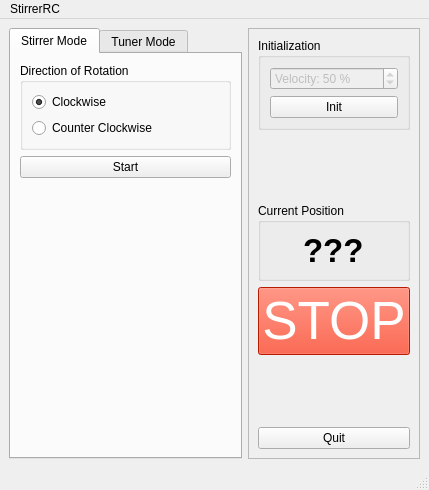
<?xml version="1.0" encoding="UTF-8"?>
<ui version="4.0">
 <class>MainWindow</class>
 <widget class="QMainWindow" name="MainWindow">
  <property name="geometry">
   <rect>
    <x>0</x>
    <y>0</y>
    <width>429</width>
    <height>490</height>
   </rect>
  </property>
  <property name="windowTitle">
   <string>MainWindow</string>
  </property>
  <widget class="QWidget" name="centralwidget">
   <layout class="QGridLayout" name="gridLayout_3">
    <item row="0" column="0">
     <layout class="QHBoxLayout" name="horizontalLayout">
      <item>
       <widget class="QTabWidget" name="tabWidget">
        <property name="currentIndex">
         <number>0</number>
        </property>
        <widget class="QWidget" name="stirrer_mode_tab">
         <attribute name="title">
          <string>Stirrer Mode</string>
         </attribute>
         <layout class="QGridLayout" name="gridLayout_10">
          <item row="1" column="0">
           <widget class="QPushButton" name="stirmode_start_pushButton">
            <property name="text">
             <string>Start</string>
            </property>
           </widget>
          </item>
          <item row="0" column="0">
           <widget class="QGroupBox" name="groupBox_3">
            <property name="title">
             <string>Direction of Rotation</string>
            </property>
            <layout class="QGridLayout" name="gridLayout_8">
             <item row="0" column="0">
              <layout class="QVBoxLayout" name="verticalLayout_4">
               <item>
                <widget class="QRadioButton" name="stirrmode_cw_radioButton">
                 <property name="text">
                  <string>Clockwise</string>
                 </property>
                 <property name="checked">
                  <bool>true</bool>
                 </property>
                </widget>
               </item>
               <item>
                <widget class="QRadioButton" name="stirrmode_ccw_radioButton">
                 <property name="text">
                  <string>Counter Clockwise</string>
                 </property>
                </widget>
               </item>
              </layout>
             </item>
            </layout>
           </widget>
          </item>
          <item row="2" column="0">
           <spacer name="verticalSpacer_3">
            <property name="orientation">
             <enum>Qt::Orientation::Vertical</enum>
            </property>
            <property name="sizeHint" stdset="0">
             <size>
              <width>20</width>
              <height>40</height>
             </size>
            </property>
           </spacer>
          </item>
         </layout>
        </widget>
        <widget class="QWidget" name="tuner_mode_tab">
         <attribute name="title">
          <string>Tuner Mode</string>
         </attribute>
         <layout class="QGridLayout" name="gridLayout_6">
          <item row="0" column="0" alignment="Qt::AlignmentFlag::AlignTop">
           <widget class="QGroupBox" name="groupBox_4">
            <property name="title">
             <string>Direction of Rotation</string>
            </property>
            <layout class="QGridLayout" name="gridLayout_12">
             <item row="0" column="0">
              <layout class="QVBoxLayout" name="verticalLayout_5">
               <item>
                <widget class="QRadioButton" name="tunmode_cw_radioButton">
                 <property name="text">
                  <string>Clockwise</string>
                 </property>
                 <property name="checked">
                  <bool>true</bool>
                 </property>
                </widget>
               </item>
               <item>
                <widget class="QRadioButton" name="tunmode_ccw_radioButton">
                 <property name="text">
                  <string>Counter Clockwise</string>
                 </property>
                </widget>
               </item>
              </layout>
             </item>
            </layout>
           </widget>
          </item>
          <item row="3" column="0">
           <widget class="QGroupBox" name="groupBox_5">
            <property name="title">
             <string>Absolute Operation</string>
            </property>
            <layout class="QFormLayout" name="formLayout_2">
             <item row="1" column="1">
              <widget class="QPushButton" name="tun_mode_abs_go_pushButton">
               <property name="text">
                <string>Go</string>
               </property>
              </widget>
             </item>
             <item row="0" column="0">
              <widget class="QLabel" name="label_3">
               <property name="text">
                <string>Angle:</string>
               </property>
              </widget>
             </item>
             <item row="0" column="1">
              <widget class="QDoubleSpinBox" name="tunmode_abs_pos_doubleSpinBox">
               <property name="decimals">
                <number>1</number>
               </property>
               <property name="maximum">
                <double>360.000000000000000</double>
               </property>
              </widget>
             </item>
            </layout>
           </widget>
          </item>
          <item row="1" column="0">
           <widget class="QGroupBox" name="groupBox_2">
            <property name="title">
             <string>Relative Operation</string>
            </property>
            <layout class="QFormLayout" name="formLayout">
             <item row="0" column="0">
              <widget class="QLabel" name="label">
               <property name="text">
                <string>Step:</string>
               </property>
              </widget>
             </item>
             <item row="0" column="1">
              <widget class="QDoubleSpinBox" name="step_doubleSpinBox">
               <property name="suffix">
                <string> deg</string>
               </property>
               <property name="decimals">
                <number>1</number>
               </property>
               <property name="maximum">
                <double>360.000000000000000</double>
               </property>
               <property name="value">
                <double>5.000000000000000</double>
               </property>
              </widget>
             </item>
             <item row="1" column="1">
              <widget class="QPushButton" name="tunmode_step_once_pushButton">
               <property name="text">
                <string>Step Once</string>
               </property>
              </widget>
             </item>
             <item row="2" column="0">
              <widget class="QLabel" name="label_2">
               <property name="text">
                <string>Time:</string>
               </property>
              </widget>
             </item>
             <item row="2" column="1">
              <widget class="QDoubleSpinBox" name="tun_mode_time_doubleSpinBox">
               <property name="suffix">
                <string> s</string>
               </property>
               <property name="decimals">
                <number>1</number>
               </property>
               <property name="maximum">
                <double>3600.000000000000000</double>
               </property>
               <property name="value">
                <double>1.000000000000000</double>
               </property>
              </widget>
             </item>
             <item row="3" column="1">
              <widget class="QPushButton" name="tunmode_step_cont_pushButton">
               <property name="text">
                <string>Step Continuously</string>
               </property>
              </widget>
             </item>
            </layout>
           </widget>
          </item>
         </layout>
        </widget>
       </widget>
      </item>
      <item>
       <widget class="QFrame" name="frame">
        <property name="frameShape">
         <enum>QFrame::Shape::StyledPanel</enum>
        </property>
        <property name="frameShadow">
         <enum>QFrame::Shadow::Raised</enum>
        </property>
        <layout class="QGridLayout" name="gridLayout_2">
         <item row="0" column="0">
          <layout class="QVBoxLayout" name="verticalLayout_2">
           <item>
            <widget class="QGroupBox" name="init_groupBox">
             <property name="title">
              <string>Initialization</string>
             </property>
             <layout class="QGridLayout" name="gridLayout">
              <item row="0" column="0">
               <layout class="QVBoxLayout" name="verticalLayout">
                <item>
                 <widget class="QSpinBox" name="velocity_spinBox">
                  <property name="enabled">
                   <bool>false</bool>
                  </property>
                  <property name="suffix">
                   <string> %</string>
                  </property>
                  <property name="prefix">
                   <string>Velocity: </string>
                  </property>
                  <property name="minimum">
                   <number>1</number>
                  </property>
                  <property name="maximum">
                   <number>100</number>
                  </property>
                  <property name="value">
                   <number>50</number>
                  </property>
                 </widget>
                </item>
                <item>
                 <widget class="QPushButton" name="init_pushButton">
                  <property name="text">
                   <string>Init</string>
                  </property>
                 </widget>
                </item>
               </layout>
              </item>
             </layout>
            </widget>
           </item>
           <item>
            <spacer name="verticalSpacer_2">
             <property name="orientation">
              <enum>Qt::Orientation::Vertical</enum>
             </property>
             <property name="sizeHint" stdset="0">
              <size>
               <width>20</width>
               <height>40</height>
              </size>
             </property>
            </spacer>
           </item>
           <item>
            <widget class="QGroupBox" name="groupBox_6">
             <property name="title">
              <string>Current Position</string>
             </property>
             <layout class="QGridLayout" name="gridLayout_4">
              <item row="0" column="0" alignment="Qt::AlignmentFlag::AlignHCenter">
               <widget class="QLabel" name="cur_pos_label">
                <property name="font">
                 <font>
                  <pointsize>25</pointsize>
                  <bold>true</bold>
                 </font>
                </property>
                <property name="layoutDirection">
                 <enum>Qt::LayoutDirection::LeftToRight</enum>
                </property>
                <property name="text">
                 <string>???</string>
                </property>
               </widget>
              </item>
             </layout>
            </widget>
           </item>
           <item>
            <widget class="QPushButton" name="stop_pushButton">
             <property name="font">
              <font>
               <pointsize>40</pointsize>
              </font>
             </property>
             <property name="autoFillBackground">
              <bool>false</bool>
             </property>
             <property name="styleSheet">
              <string notr="true">background-color: rgb(255, 38, 0);
color: rgb(255, 255, 255);</string>
             </property>
             <property name="text">
              <string>STOP</string>
             </property>
            </widget>
           </item>
           <item>
            <spacer name="verticalSpacer">
             <property name="orientation">
              <enum>Qt::Orientation::Vertical</enum>
             </property>
             <property name="sizeHint" stdset="0">
              <size>
               <width>20</width>
               <height>40</height>
              </size>
             </property>
            </spacer>
           </item>
           <item>
            <widget class="QPushButton" name="quit_pushButton">
             <property name="text">
              <string>Quit</string>
             </property>
            </widget>
           </item>
          </layout>
         </item>
        </layout>
       </widget>
      </item>
     </layout>
    </item>
   </layout>
  </widget>
  <widget class="QMenuBar" name="menubar">
   <property name="geometry">
    <rect>
     <x>0</x>
     <y>0</y>
     <width>429</width>
     <height>22</height>
    </rect>
   </property>
   <widget class="QMenu" name="menuStirrerRC">
    <property name="title">
     <string>StirrerRC</string>
    </property>
    <addaction name="actionAbout"/>
    <addaction name="separator"/>
    <addaction name="actionQuit"/>
   </widget>
   <addaction name="menuStirrerRC"/>
  </widget>
  <widget class="QStatusBar" name="statusbar"/>
  <action name="actionAbout">
   <property name="text">
    <string>About</string>
   </property>
   <property name="menuRole">
    <enum>QAction::MenuRole::AboutRole</enum>
   </property>
  </action>
  <action name="actionQuit">
   <property name="text">
    <string>Quit</string>
   </property>
   <property name="menuRole">
    <enum>QAction::MenuRole::QuitRole</enum>
   </property>
  </action>
 </widget>
 <tabstops>
  <tabstop>velocity_spinBox</tabstop>
  <tabstop>init_pushButton</tabstop>
  <tabstop>stirrmode_cw_radioButton</tabstop>
  <tabstop>stirrmode_ccw_radioButton</tabstop>
  <tabstop>stirmode_start_pushButton</tabstop>
  <tabstop>tunmode_cw_radioButton</tabstop>
  <tabstop>tunmode_ccw_radioButton</tabstop>
  <tabstop>stop_pushButton</tabstop>
  <tabstop>quit_pushButton</tabstop>
  <tabstop>tabWidget</tabstop>
 </tabstops>
 <resources/>
 <connections>
  <connection>
   <sender>stirrmode_ccw_radioButton</sender>
   <signal>clicked(bool)</signal>
   <receiver>tunmode_ccw_radioButton</receiver>
   <slot>setChecked(bool)</slot>
   <hints>
    <hint type="sourcelabel">
     <x>223</x>
     <y>165</y>
    </hint>
    <hint type="destinationlabel">
     <x>223</x>
     <y>278</y>
    </hint>
   </hints>
  </connection>
  <connection>
   <sender>stirrmode_cw_radioButton</sender>
   <signal>clicked(bool)</signal>
   <receiver>tunmode_cw_radioButton</receiver>
   <slot>setChecked(bool)</slot>
   <hints>
    <hint type="sourcelabel">
     <x>223</x>
     <y>138</y>
    </hint>
    <hint type="destinationlabel">
     <x>223</x>
     <y>201</y>
    </hint>
   </hints>
  </connection>
  <connection>
   <sender>tunmode_ccw_radioButton</sender>
   <signal>clicked(bool)</signal>
   <receiver>stirrmode_ccw_radioButton</receiver>
   <slot>setChecked(bool)</slot>
   <hints>
    <hint type="sourcelabel">
     <x>223</x>
     <y>278</y>
    </hint>
    <hint type="destinationlabel">
     <x>223</x>
     <y>165</y>
    </hint>
   </hints>
  </connection>
  <connection>
   <sender>tunmode_cw_radioButton</sender>
   <signal>clicked(bool)</signal>
   <receiver>stirrmode_cw_radioButton</receiver>
   <slot>setChecked(bool)</slot>
   <hints>
    <hint type="sourcelabel">
     <x>223</x>
     <y>201</y>
    </hint>
    <hint type="destinationlabel">
     <x>223</x>
     <y>138</y>
    </hint>
   </hints>
  </connection>
  <connection>
   <sender>quit_pushButton</sender>
   <signal>clicked()</signal>
   <receiver>MainWindow</receiver>
   <slot>close()</slot>
   <hints>
    <hint type="sourcelabel">
     <x>329</x>
     <y>399</y>
    </hint>
    <hint type="destinationlabel">
     <x>213</x>
     <y>234</y>
    </hint>
   </hints>
  </connection>
 </connections>
</ui>
